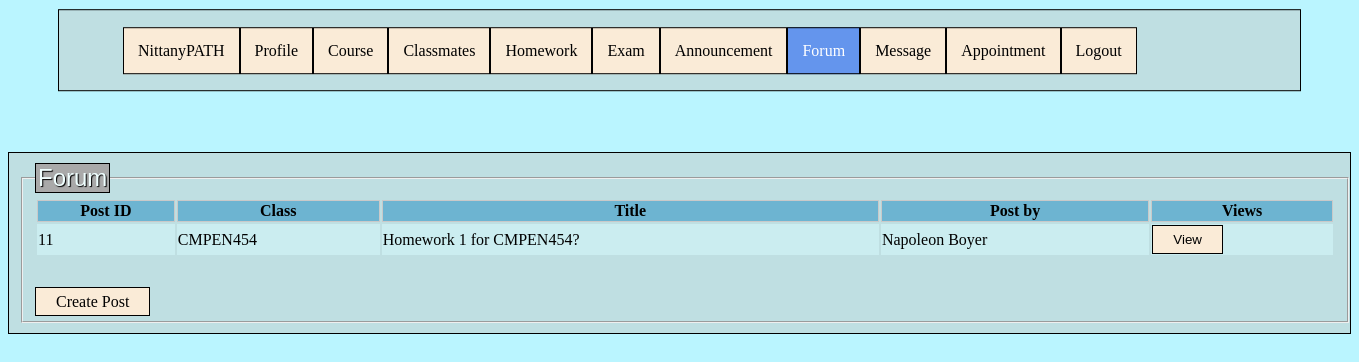
The app's page /forum (signed in) with its own data.
### tables this page shows
CREATE TABLE Posts(post_no INTEGER PRIMARY KEY AUTOINCREMENT, cid VARCHAR(12), pdate TEXT, ptime TEXT, ptitle VARCHAR(50), semail VARCHAR(8), postdesc TEXT, FOREIGN KEY (semail) REFERENCES Enrolls ON DELETE CASCADE);

### app.py (the view)
@app.route('/forum', methods=['POST', 'GET'])
def forum():
    error = None
    connection = sql.connect('database.db')
    cursor1 = connection.execute('SELECT DISTINCT Pt.cid, Pt.ptitle, S2.firstname, S2.lastname, Pt.post_no '
                                 'FROM Posts Pt, Students S, Enrolls E, Courses C, Students S2 '
                                 'WHERE ? = S.semail AND ? = S.Password AND S.semail = E.semail AND E.cid = C.cid AND C.cid = Pt.cid AND Pt.semail = S2.semail',
                                 (myid, mypw))
    forum1 = cursor1.fetchall()
    cursor1 = connection.execute('SELECT DISTINCT Pt.cid, Pt.ptitle, TA.firstname, TA.lastname, Pt.post_no '
                                 'FROM Posts Pt, Students S, Enrolls E, Courses C, TA '
                                 'WHERE ? = S.semail AND ? = S.Password AND S.semail = E.semail AND E.cid = C.cid AND C.cid = Pt.cid AND Pt.semail = TA.semail',
                                 (myid, mypw))
    forum2 = cursor1.fetchall()
    cursor1 = connection.execute('SELECT DISTINCT Pt.cid, Pt.ptitle, S2.firstname, S2.lastname, Pt.post_no '
                                 'FROM Posts Pt, Students S, Enrolls E, Courses C, Professors S2 '
                                 'WHERE ? = S.semail AND ? = S.Password AND S.semail = E.semail AND E.cid = C.cid AND C.cid = Pt.cid AND Pt.semail = S2.pemail',
                                 (myid, mypw))
    forum3 = cursor1.fetchall()
    tempforum = []
    for set in forum1:
        tempname = set[2] + ' ' + set[3]
        tempforum.append([set[0], set[1], tempname, set[4]])
    for set in forum2:
        tempname = set[2] + ' ' + set[3]
        tempforum.append([set[0], set[1], tempname, set[4]])
    for set in forum3:
        tempname = set[2] + ' ' + set[3]
        tempforum.append([set[0], set[1], tempname, set[4]])
    if request.method == 'POST':
        global temppostnum
        temppostnum = request.form['postnum']
        global cidnum
        cidnum = request.form['class']
        return redirect('/comment')
    if forum:
        return render_template('forum.html', error=error, forum=tempforum)
    else:
        error = 'invalid input name'
    return render_template('forum.html', error=error)

### templates/forum.html (shortened to what this page needs)
<!DOCTYPE html>
<html lang="en">
<head>
</head>
<body>
   <div class="nav">
       <fieldset style="border:0 none">
            <ul>
                <li><a href="/student">NittanyPATH</a></li>
                <li><a href="/profile">Profile</a></li>
                <li><a href="/course">Course</a></li>
                <li><a href="/classmates">Classmates</a></li>
                <li><a href="/homework" >Homework</a></li>
                <li><a href="/exam">Exam</a></li>
                <li><a href="/announcements">Announcement</a></li>
                <li><a href="/forum" style="background-color: cornflowerblue; color:white; border: 1px solid black;">Forum</a></li>
                <li><a href="/inbox">Message</a></li>
                <li><a href="/appointment">Appointment</a></li>
                <li><a href="/login">Logout</a></li>
            </ul>
       </fieldset>
    </div>
    <div class="forum">
        <fieldset>
            <legend>Forum</legend>
                <table>
                <tr>
                    <th scope="post_no"> Post ID</th>
                    <th scope="class"> Class</th>
                    <th scope="title"> Title</th>
                    <th scope="name"> Post by</th>
                    <th scope="temp"> Views</th>
                </tr>
                    <tbody>
                    {% for class, title, name, post_no in forum %}
                        <form action="/forum", method="POST">
                        <tr>
                            <td> <input type="text" name="postnum" value="{{ post_no }}" readonly="readonly" style="display: none"/>{{ post_no }} </td>
                            <td> <input type="text" name="class" value="{{ class }}" readonly="readonly" style="display: none" /> {{ class }}</td>
                            <td> {{ title }} </td>
                            <td> {{ name }} </td>
                            <td> <button type="submit">View</button> </td>
                        </tr>
                        </form>
                    {% endfor %}
                    </tbody>
                </table>
        <br><br>
                <a class="bar" href="/createforum" role="button">Create Post</a>
        </fieldset>
    </div>
</body>
</html>

### records on screen
Posts: post_no "11", cid "CMPEN454", ptitle "Homework 1 for CMPEN454?", name "Napoleon Boyer"
